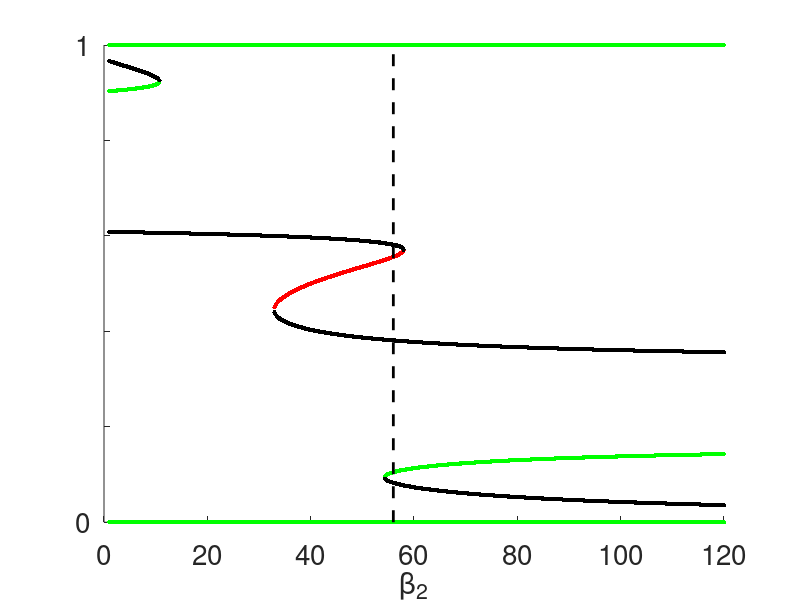

The MATLAB script that drew this image: (Note: this script raises an error after producing the figure.)
function f=Zbif2b
%a=10; c1=(a+1)/a;%alpha
a=9;%[(.001:.001:15),(15.1:.1:30)];
g=1;%(.001:.001:5);
b1=40;%(1:.1:120);
b2=(1:.1:120);
param=b2;
lp=length(param); %****************
X=zeros(9,lp);
%
%Convolution:
for i=1:lp
    %
    %Change for correct parameter:
    b2=param(i); %g=b1./b2; %****************
    %??p1=[-a*(a*b1+b2),a*b1+2*b2,-(b2/a+a),1];%x=g(z)
    p1=[-a^2*(b1+b2),a*(b1+2*b2),-(a+b2),1];
    %??p2=[-(1+g),1+2*g,-(g+1/a),1/a];%z=f(x)
    p2=[-(1+g),(1+2*g),-(g+1/a),1/a];
    %
    r=p1(1);
   for k=2:length(p1)
      r=conv(r,p2);
      r(end)=r(end)+p1(k);
   end
   %
   %r=sym2poly(subs(poly2sym(p1),poly2sym(p2)));
   r(end-1)=r(end-1)-1;%-1: ** (above)
   X(:,i)=roots(r);
end
%}

%
X(imag(X)~=0)=NaN;
P=repmat(param,9,1);
%
%Change for correct parameter:
b2=P; %g=b1./b2;%param(j); b1=b2; %****************
Z=-(1+g).*X.^3+(1+2*g).*X.^2-(g+1./a).*X+1./a;
%detJ=zeros(9,lp); trJ=detJ;
x=X; z=Z;
%
detJ=(-3*(1+g).*x.^2+2*(1+2*g).*x-(g+1./a)).*(-3*a.*(b1+b2).*z.^2+2.*(b1+2*b2).*z-(b2./a+1))-1./a;
trJ=-3*(1+g).*x.^2+2*(1+2*g).*x-(g+1./a)+-3*a.*(b1+b2).*z.^2+2.*(b1+2*b2).*z-(b2./a+1);
%
Xsad=X; Xuns=X;
Xsad(detJ>0)=NaN;
X(detJ<0)=NaN; X(trJ>0)=NaN;
Xuns(detJ<0)=NaN; Xuns(trJ<=0)=NaN;

X(imag(X)~=0)=NaN;
fs=20; ms=10; lw=2;
figure
hold on
%plot([betam,betam],[0,Xm],'k--','linewidth',lw)
%plot([betap,betap],[0,Xp],'k--','linewidth',lw)%Get rid if a>4

%dotted=[3.2,12,20,27]; dotted=[dotted;dotted]; ld=length(dotted); ends=[zeros(1,ld);ones(1,ld)];
%plot(dotted,ends,'--','color',[.5,.5,.5],'linewidth',lw)

h1=plot(param,Xuns,'.','color',[1,0,0],'markersize',ms,'markerfacecolor',[1,0,0]);
h2=plot(param,X,'.','color',[0,1,0],'markersize',ms,'markerfacecolor',[0,1,0]);
h3=plot(param,Xsad,'k.','markersize',ms,'markerfacecolor','k');
paramval=56;
plot([paramval,paramval],[0,1],'k--','linewidth',lw)
%plot(B,X,'k.','markersize',ms,'markerfacecolor','k')
hold off
%set(gca,'fontsize',fs,'ytick',[0,1],'xtick',[0,betam,betap],'xticklabels',{'0','\beta_-','\beta_+'})
%set(gca,'fontsize',fs,'ytick',[0,1],'xtick',[0,betam],'xticklabels',{'0','\beta_-'})
%set(gca,'fontsize',fs,'ytick',[0,1])%,'xtick',[0:2:B(end)])
set(gca,'fontsize',fs,'ytick',(0:.2:1),'yticklabel',{'0','','','','','1'})%,'xtick',[0:2:B(end)])
axis([0,param(end),0,1])
%Change for correct parameter:
xlabel('\beta_2')%****************
ylabel('X_1^e','rot',0)
legend([h1(1),h2(1),h3(1)],'Unstable node','Stable node','Saddle','location','NE')%'NW');northeastoutside
grid on
%grid minor
box on
%}
%%
%{
syms xs zs as gs b1s b2s
%p9(X):
%p=subs(-as^2*(b1s+b2s)*zs^3+as*(b1s+2*b2s)*zs^2-(as+b2s)*zs+1-xs,zs,-(1+gs)*xs^3+(1+2*gs)*xs^2-(gs+1/as)*xs+1/as);
p=subs(-as*(as*b1s+b2s)*zs^3+(as*b1s+2*b2s)*zs^2-(as+b2s/as)*zs+1-xs,zs,-(1+gs)*xs^3+(1+2*gs)*xs^2-(gs+1/as)*xs+1/as);
c=coeffs(p,xs);
%Jacobian:
%J=jacobian([xs^2*(1-xs)-xs*zs-gs*xs*(1-xs)^2+(1-xs)*(1/as-zs),b1s*zs^2*(1-as*zs)-xs*zs-b2s*zs*(1/a-zs)^2+(1-xs)*(1/as-zs)],[xs,zs]);
J=[2*(1+2*gs)*xs-3*(1+gs)*xs^2-gs-1/as,-1;-1/a,2*(b1s+2*b2s/as)*zs-3*(as*b1s+b2s)*zs^2-b2s/as^2-1];
%detJ=det(J);
dJ=(2*(1+2*gs)*xs-3*(1+gs)*xs^2-gs-1/as)*(2*(b1s+2*b2s/as)*zs-3*(as*b1s-b2s)*zs^2-b2s/as^2-1)-1/as;
tJ=2*(1+2*gs)*xs-3*(1+gs)*xs^2-gs-1/as+2*(b1s+2*b2s/as)*zs-3*(as*b1s-b2s)*zs^2-b2s/as^2-1;
%}
%%
%{
%Convolution:
for i=1:lp
    parami=param(i);
    %
    %Change for correct parameter:
    r=subs(c,[as,gs,b1s,b2s],[a,g,parami,parami]);
    X(:,i)=roots(fliplr(r));
end
f=X;
%}
%{
%for i=1:9
    %for j=1:lp
        x=X; z=Z;
        %
        %Change for correct parameter:
        b2=P; b1=b2;%param(j); b1=b2;
        %jac=subs(J,[xs,zs,as,gs,b1s,b2s],[X(i,j),Z(i,j),a,g,b1,b2]);
        %??detJ=(-3*(1+g)*x.^2+2*(1+2*g).*x-(g+1./a)).*(-3*(a*b1+b2).*z.^2+2*(b1+2*b2./a).*z-(b2./a^2+1))-1./a;
        detJ=(-3*(1+g).*x.^2+2*(1+2*g).*x-(g+1./a)).*(-3*(b1+b2).*z.^2+2.*(b1+2*b2).*z-(b2./a+1))-1./a;
        %detJ(i,j)=subs(dJ,[xs,zs,as,gs,b1s,b2s],[X(i,j),Z(i,j),a,g,b1,pj]);
        %detJ(i,j)=det(jac);
        %??trJ=-3*(1+g).*x.^2+2*(1+2*g).*x-(g+1./a)-3*(a.*b1+b2).*z.^2+2*(b1+2*b2./a).*z-(b2./a^2+1);
        trJ=-3*(1+g).*x.^2+2*(1+2*g).*x-(g+1./a)+-3*(b1+b2).*z.^2+2.*(b1+2*b2).*z-(b2./a+1);
        %trJ(i,j)=subs(tJ,[xs,zs,as,gs,b1s,b2s],[X(i,j),Z(i,j),a,g,b1,pj]);
        %trJ(i,j)=trace(jac);
    %end
%end
%}